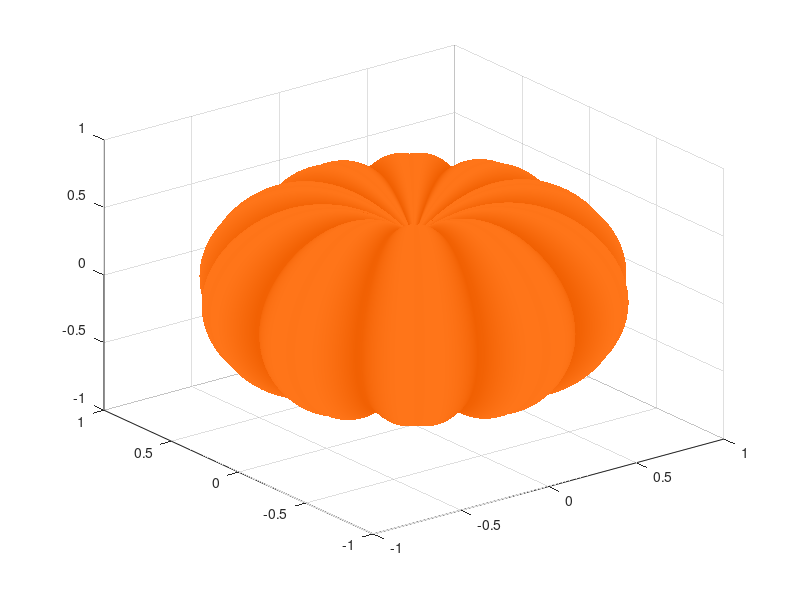

Here is the MATLAB script that generated this plot: (Note: this script raises an error after producing the figure.)
%% PUMPKIN
clc; clear variables; close all;
bumps = 10;  bdepth = 0.1;   bdepth2 = 0.02; dimple = 0.5;
width_r = 1; height_r = 0.9;
[Xs, Ys, Zs] = sphere(199);
Rxy = (0-(1-mod(linspace(0,bumps*2,200),2)).^2)*bdepth + (0-(1-mod(linspace(0,bumps*4,200),2)).^2)*bdepth2;
Rz = (0-linspace(1,-1,200)'.^4)*dimple;
Xp = (width_r+Rxy).*Xs;
Yp = (width_r+Rxy).*Ys;
Zp = (height_r+Rz).*Zs.*(Rxy+1);
Cp = hypot(hypot(Xp,Yp),width_r.*Zs.*(Rxy+1));

% STEM
sheight = 0.5;  scurve = 0.4;
srad = [ 1.5 1 repelem(.7, 6) ] .* [ repmat([.1 .06],1,bumps) .1 ]';
[theta, phi] = meshgrid(linspace(0,pi/2,size(srad,2)),linspace(0,2*pi,size(srad,1)));
Xs = (scurve-cos(phi).*srad).*cos(theta)-scurve;
Zs = (sheight-cos(phi).*srad).*sin(theta) + height_r-max(0,dimple*.9);
Ys = -sin(phi).*srad;

% DRAW
surf(Xp,Yp,Zp,Cp,'Clipping','off');
shading interp
colormap([ linspace(.94, 1, 256); linspace(.37, .46, 256); linspace(0, .1, 256) ]');
surface(Xs,Ys,Zs,[],'FaceColor', '#008000', 'EdgeColor','none', 'Clipping','off');
material([ .6, .9, .3, 2, .5 ])
lighting g
axis('equal')
camlight

view([-35.680 14.364])

%% ANIMATE
close all; f = figure('visible', 'on', 'Color', 'w', 'Position', [1 1 15 15]);
x = 0:pi/50:2*pi;
w = 0.3*sin(x) + 1;
% h = -0.3*sin(x) + 1;
% h = -0.3*sin(x) + 1;
h = 0.3*cos(x) + 1;

v = VideoWriter('pumpkin_circle2.mp4','MPEG-4'); v.FrameRate = 25; v.Quality = 100; open(v)

for ii = 1:length(x)
    [Xp,Yp,Zp,Cp,Xs,Ys,Zs] = pumpkinFunction(w(ii),h(ii));
    surf(Xp,Yp,Zp,Cp,'Clipping','off');
    shading interp
    colormap([ linspace(.94, 1, 256); linspace(.37, .46, 256); linspace(0, .1, 256) ]');
    surface(Xs,Ys,Zs,[],'FaceColor', '#008000', 'EdgeColor','none', 'Clipping','off');
    material([ .6, .9, .3, 2, .5 ])
    lighting g
    axis('equal',1.5*[-1 1 -1 1 -1 1],'off')
    camlight
    
    view([-35.680 14.364])
    
%     pause(0.01)
    
    F = getframe(f,[295 325 526 506]); writeVideo(v,F)
end

pause(1); close(v)